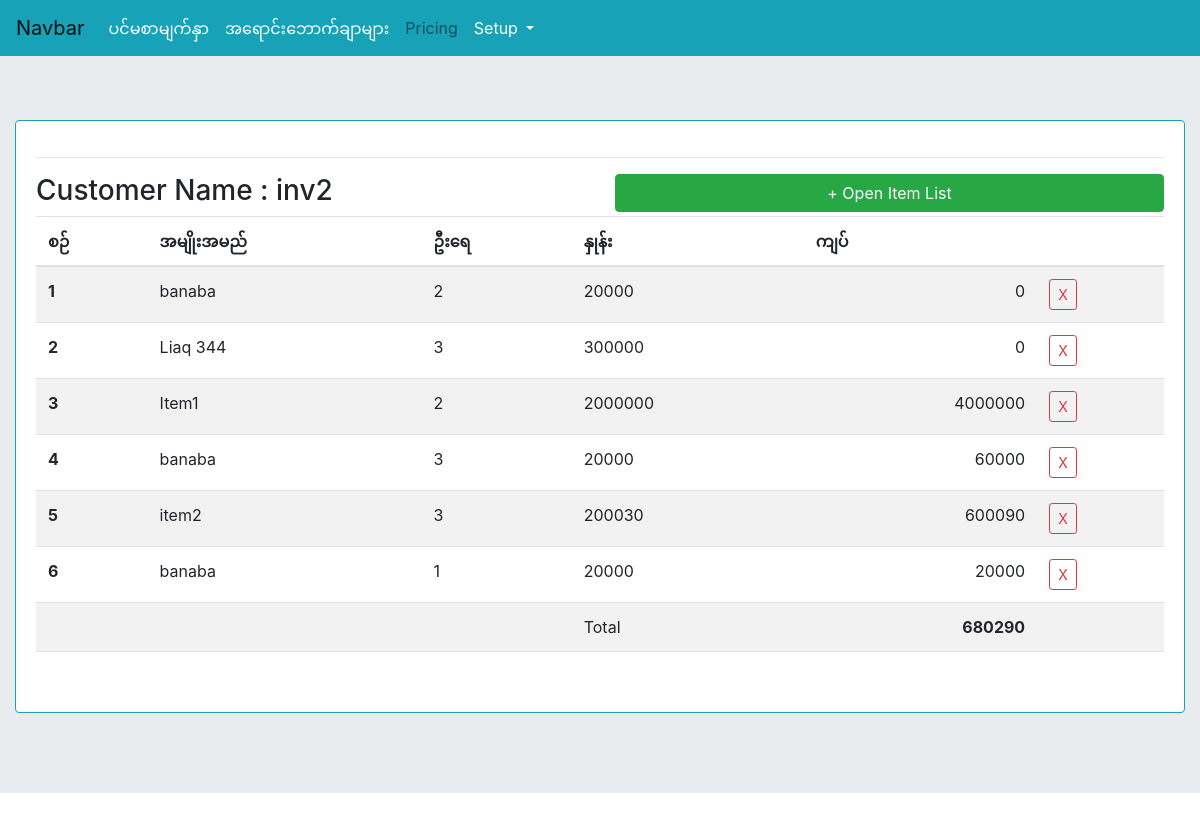
The app's page /detail_inv/2/ with its own data.
### myapp/models.py (models this page shows, shortened)
class invoice(models.Model):
    customer = models.CharField(max_length=255, blank=True, null=True)
    total = models.PositiveIntegerField(default=0)
    created_at = models.DateTimeField(auto_now_add=True)
    updated_at = models.DateTimeField(auto_now=True)

class invitem(models.Model):
    inv = models.ForeignKey(invoice, on_delete=models.CASCADE)
    item = models.CharField(max_length=255)
    qty = models.PositiveIntegerField(default=0)
    rate = models.PositiveIntegerField(default=0)
    amount = models.PositiveIntegerField(default=0)
    created_at = models.DateTimeField(auto_now_add=True)
    updated_at = models.DateTimeField(auto_now=True)

### myapp/views.py (the view)
# urls.py: path('detail_inv/<int:id>/', views.detail_inv, name='detail_inv'),
def detail_inv(request, id):
    context ={}
    context["invitm"] = invitem.objects.filter(inv=id)
    context["data"] = invoice.objects.get(id = id)
    context["itm"] = item.objects.all()
    return render(request, "detail_inv.html", context)

### templates/detail_inv.html (shortened to what this page needs)
{% extends 'base.html' %}
{% block content %}
<div class="card border-info mb-3">
  <div class="card-body">
<hr>
<div class="row">
  <div class="col-md-6"><h3>Customer Name : {{data.customer}}</h3></div>
  <div class="col-md-6">
    <button type="button" class="btn btn-success btn-block" data-toggle="modal" data-target="#myModal">
     + Open Item List
  </button>
  </div>
</div>
<table class="table table-striped">
  <thead>
    <tr>
      <th scope="col">စဉ် </th>
      <th scope="col">အမျိုးအမည် </th>
      <th scope="col">ဦးရေ </th>
      <th scope="col">နှုန်း  </th>
      <th scope="col">ကျပ် </th>
      <th scope="col"></th>
    </tr>
  </thead>
  <tbody>
  	{% for i in invitm %}
    <tr>
      <th scope="row">{{forloop.counter}}</th>
      <td>{{i.item}}</td>
      <td>{{i.qty}}</td>
      <td>{{i.rate}}</td>
      <td class="text-right">
      	{{i.amount}}
      </td>
      <td>
        <button class="btn btn-sm btn-outline-danger rmvItem">X</button>
      </td>
    </tr>
    {% endfor %}
    <tr>
      <td></td>
      <td></td>
      <td></td>
      <td>Total</td>
      <td class="text-right"><strong>{{data.total}}</strong></td>
      <td></td>
    </tr>
    <tr>
    	<td></td>
    	<td colspan="3">
    	</td>
    	<td></td>
      <td></td>
    </tr>
  </tbody>
</table>
  </div>
</div>
{% endblock content %}

### records on screen
invoice: customer "inv2", total "680290"
invitem: item "banaba", qty "2", rate "20000", amount "0"
invitem: item "Liaq 344", qty "3", rate "300000", amount "0"
invitem: item "Item1", qty "2", rate "2000000", amount "4000000"
invitem: item "banaba", qty "3", rate "20000", amount "60000"
invitem: item "item2", qty "3", rate "200030", amount "600090"
invitem: item "banaba", qty "1", rate "20000", amount "20000"
